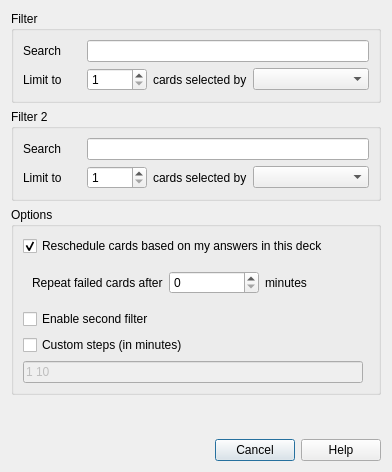
<?xml version="1.0" encoding="UTF-8"?>
<ui version="4.0">
 <class>Dialog</class>
 <widget class="QDialog" name="Dialog">
  <property name="geometry">
   <rect>
    <x>0</x>
    <y>0</y>
    <width>392</width>
    <height>472</height>
   </rect>
  </property>
  <property name="windowTitle">
   <string>Dialog</string>
  </property>
  <layout class="QVBoxLayout" name="verticalLayout">
   <item>
    <widget class="QGroupBox" name="groupBox">
     <property name="title">
      <string>Filter</string>
     </property>
     <layout class="QGridLayout" name="gridLayout">
      <item row="1" column="0">
       <widget class="QLabel" name="label_5">
        <property name="text">
         <string>Limit to</string>
        </property>
       </widget>
      </item>
      <item row="0" column="0">
       <widget class="QLabel" name="label_2">
        <property name="text">
         <string>Search</string>
        </property>
       </widget>
      </item>
      <item row="1" column="1">
       <widget class="QSpinBox" name="limit">
        <property name="maximumSize">
         <size>
          <width>60</width>
          <height>16777215</height>
         </size>
        </property>
        <property name="minimum">
         <number>1</number>
        </property>
        <property name="maximum">
         <number>99999</number>
        </property>
       </widget>
      </item>
      <item row="1" column="2">
       <widget class="QLabel" name="label">
        <property name="text">
         <string>cards selected by</string>
        </property>
       </widget>
      </item>
      <item row="0" column="1" colspan="4">
       <widget class="QLineEdit" name="search"/>
      </item>
      <item row="1" column="3" colspan="2">
       <widget class="QComboBox" name="order"/>
      </item>
     </layout>
    </widget>
   </item>
   <item>
    <widget class="QGroupBox" name="filter2group">
     <property name="title">
      <string>Filter 2</string>
     </property>
     <layout class="QGridLayout" name="gridLayout_3">
      <item row="1" column="0">
       <widget class="QLabel" name="label_6">
        <property name="text">
         <string>Limit to</string>
        </property>
       </widget>
      </item>
      <item row="1" column="3" colspan="2">
       <widget class="QComboBox" name="order_2"/>
      </item>
      <item row="0" column="1" colspan="4">
       <widget class="QLineEdit" name="search_2"/>
      </item>
      <item row="0" column="0">
       <widget class="QLabel" name="label_3">
        <property name="text">
         <string>Search</string>
        </property>
       </widget>
      </item>
      <item row="1" column="1">
       <widget class="QSpinBox" name="limit_2">
        <property name="maximumSize">
         <size>
          <width>60</width>
          <height>16777215</height>
         </size>
        </property>
        <property name="minimum">
         <number>1</number>
        </property>
        <property name="maximum">
         <number>99999</number>
        </property>
       </widget>
      </item>
      <item row="1" column="2">
       <widget class="QLabel" name="label_4">
        <property name="text">
         <string>cards selected by</string>
        </property>
       </widget>
      </item>
     </layout>
    </widget>
   </item>
   <item>
    <widget class="QGroupBox" name="groupBox_2">
     <property name="title">
      <string>Options</string>
     </property>
     <layout class="QGridLayout" name="gridLayout_2">
      <item row="0" column="0" colspan="2">
       <widget class="QCheckBox" name="resched">
        <property name="text">
         <string>Reschedule cards based on my answers in this deck</string>
        </property>
        <property name="checked">
         <bool>true</bool>
        </property>
       </widget>
      </item>
      <item row="2" column="0">
       <widget class="QCheckBox" name="secondFilter">
        <property name="text">
         <string>Enable second filter</string>
        </property>
       </widget>
      </item>
      <item row="1" column="0">
       <widget class="QWidget" name="previewDelayWidget" native="true">
        <layout class="QHBoxLayout" name="previewDelayBox">
         <item>
          <widget class="QLabel" name="label_7">
           <property name="text">
            <string>Repeat failed cards after</string>
           </property>
          </widget>
         </item>
         <item>
          <widget class="QSpinBox" name="previewDelay"/>
         </item>
         <item>
          <widget class="QLabel" name="label_8">
           <property name="text">
            <string>minutes</string>
           </property>
          </widget>
         </item>
        </layout>
       </widget>
      </item>
      <item row="4" column="0">
       <widget class="QLineEdit" name="steps">
        <property name="enabled">
         <bool>false</bool>
        </property>
        <property name="text">
         <string notr="true">1 10</string>
        </property>
       </widget>
      </item>
      <item row="3" column="0">
       <widget class="QCheckBox" name="stepsOn">
        <property name="text">
         <string>Custom steps (in minutes)</string>
        </property>
       </widget>
      </item>
     </layout>
    </widget>
   </item>
   <item>
    <spacer name="verticalSpacer">
     <property name="orientation">
      <enum>Qt::Vertical</enum>
     </property>
     <property name="sizeHint" stdset="0">
      <size>
       <width>20</width>
       <height>40</height>
      </size>
     </property>
    </spacer>
   </item>
   <item>
    <widget class="QDialogButtonBox" name="buttonBox">
     <property name="orientation">
      <enum>Qt::Horizontal</enum>
     </property>
     <property name="standardButtons">
      <set>QDialogButtonBox::Cancel|QDialogButtonBox::Help</set>
     </property>
    </widget>
   </item>
  </layout>
 </widget>
 <tabstops>
  <tabstop>search</tabstop>
  <tabstop>limit</tabstop>
  <tabstop>order</tabstop>
  <tabstop>search_2</tabstop>
  <tabstop>limit_2</tabstop>
  <tabstop>order_2</tabstop>
  <tabstop>resched</tabstop>
  <tabstop>previewDelay</tabstop>
  <tabstop>secondFilter</tabstop>
  <tabstop>stepsOn</tabstop>
  <tabstop>steps</tabstop>
 </tabstops>
 <resources/>
 <connections>
  <connection>
   <sender>buttonBox</sender>
   <signal>accepted()</signal>
   <receiver>Dialog</receiver>
   <slot>accept()</slot>
   <hints>
    <hint type="sourcelabel">
     <x>254</x>
     <y>295</y>
    </hint>
    <hint type="destinationlabel">
     <x>157</x>
     <y>274</y>
    </hint>
   </hints>
  </connection>
  <connection>
   <sender>buttonBox</sender>
   <signal>rejected()</signal>
   <receiver>Dialog</receiver>
   <slot>reject()</slot>
   <hints>
    <hint type="sourcelabel">
     <x>322</x>
     <y>295</y>
    </hint>
    <hint type="destinationlabel">
     <x>286</x>
     <y>274</y>
    </hint>
   </hints>
  </connection>
  <connection>
   <sender>secondFilter</sender>
   <signal>toggled(bool)</signal>
   <receiver>filter2group</receiver>
   <slot>setVisible(bool)</slot>
   <hints>
    <hint type="sourcelabel">
     <x>125</x>
     <y>265</y>
    </hint>
    <hint type="destinationlabel">
     <x>222</x>
     <y>155</y>
    </hint>
   </hints>
  </connection>
  <connection>
   <sender>stepsOn</sender>
   <signal>toggled(bool)</signal>
   <receiver>steps</receiver>
   <slot>setEnabled(bool)</slot>
   <hints>
    <hint type="sourcelabel">
     <x>194</x>
     <y>351</y>
    </hint>
    <hint type="destinationlabel">
     <x>190</x>
     <y>378</y>
    </hint>
   </hints>
  </connection>
 </connections>
</ui>
